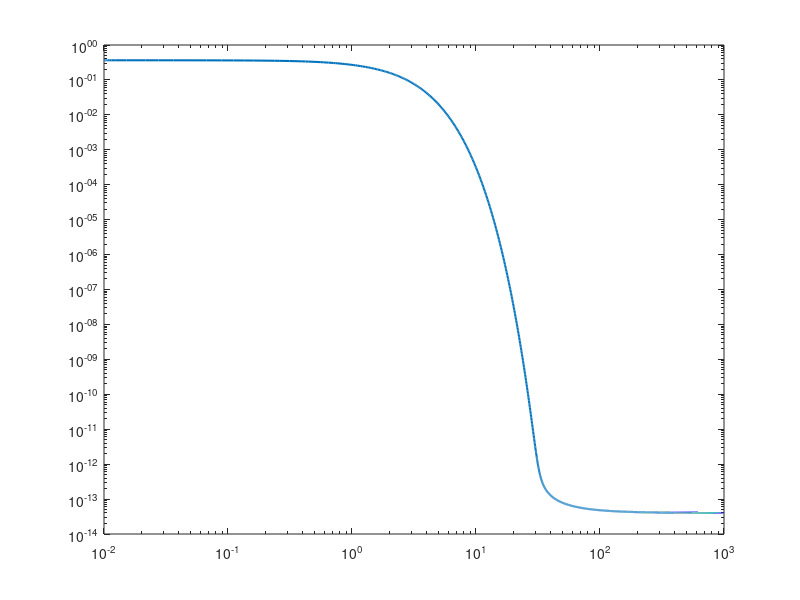

MATLAB code for this plot:
%单位GeV
gs=100;Mp=1.22e19;mw=100;%暗物质粒子的质量，需要设定
c1=0.1738;c2=1.495;c3=-4.840;c4=1.594;
k1=1.403;k2=-0.5993;k3=-3.111;k4=0.8555;

i=0.1;g=10^i;%模型中的耦合常数，需要设定
fun=@(x,Y) -(sqrt(45/(4*pi^3*gs))*mw*Mp*(exp((k1*tanh(log10(x)+k2)+k3)*log10(x)+k4)*g^2/mw^2)) ...
*(Y^2-((c1+exp(-c2*x^2+c3))*exp(-x)*(x+c4)^1.5)^2)/x^2;%玻尔兹曼方程
x_range=[0.01 1000];%求解范围
%对热产生粒子求解范围建议设为[0.01 1000]。对非热产生粒子建议设为[Tp 1000],Tp为粒子产生时的温度。
Y0=0.3654; %初始条件，需要设定（热产生粒子设定为Y0=Yeq(0)，非热产生粒子设为Y0=0）
options=odeset('InitialStep',1e-6,'MaxStep',0.1);%求解精度
[x,Y]=ode23s(fun,x_range,Y0,options);%解方程
loglog(x,Y,'LineWidth',1.5);hold on %把求解结果画图